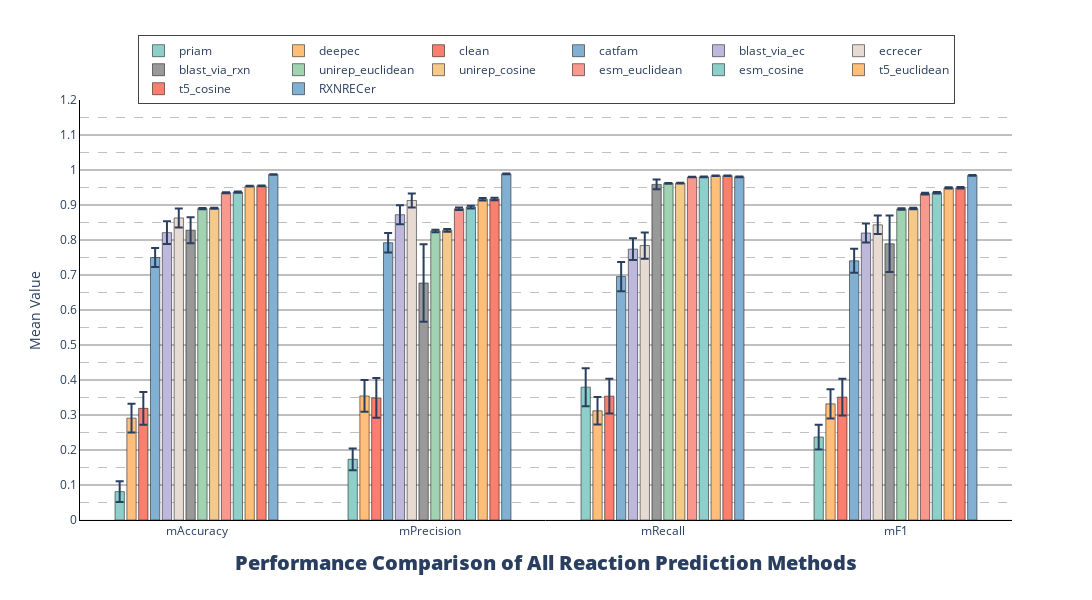

Notebook source saved alongside this figure:
### Code cell
evTools.show_ec_methods_10_eva_fig(res_metrics_data=res_std_all)

### Figure 1 — Plotly figure (JSON) as saved in the notebook; plotly's stock layout.template omitted (floating-point values rounded to 4 significant figures)
{"data": [{"error_y": {"array": [0.02961, 0.03103, 0.05439, 0.03539], "type": "data", "visible": true}, "marker": {"color": "#8ECFC9", "line": {"color": "black", "width": 0.5}}, "name": "priam", "type": "bar", "width": 0.04, "x": ["mAccuracy", "mPrecision", "mRecall", "mF1"], "y": [0.081, 0.1735, 0.3795, 0.2371]}, {"error_y": {"array": [0.04122, 0.04539, 0.03925, 0.04184], "type": "data", "visible": true}, "marker": {"color": "#FFBE7A", "line": {"color": "black", "width": 0.5}}, "name": "deepec", "type": "bar", "width": 0.04, "x": ["mAccuracy", "mPrecision", "mRecall", "mF1"], "y": [0.291, 0.3544, 0.312, 0.3318]}, {"error_y": {"array": [0.04701, 0.05658, 0.04964, 0.0525], "type": "data", "visible": true}, "marker": {"color": "#FA7F6F", "line": {"color": "black", "width": 0.5}}, "name": "clean", "type": "bar", "width": 0.04, "x": ["mAccuracy", "mPrecision", "mRecall", "mF1"], "y": [0.319, 0.3489, 0.3538, 0.3511]}, {"error_y": {"array": [0.02708, 0.02773, 0.04182, 0.03439], "type": "data", "visible": true}, "marker": {"color": "#82B0D2", "line": {"color": "black", "width": 0.5}}, "name": "catfam", "type": "bar", "width": 0.04, "x": ["mAccuracy", "mPrecision", "mRecall", "mF1"], "y": [0.75, 0.7923, 0.6956, 0.7406]}, {"error_y": {"array": [0.03247, 0.02708, 0.03087, 0.02715], "type": "data", "visible": true}, "marker": {"color": "#BEB8DC", "line": {"color": "black", "width": 0.5}}, "name": "blast_via_ec", "type": "bar", "width": 0.04, "x": ["mAccuracy", "mPrecision", "mRecall", "mF1"], "y": [0.821, 0.8722, 0.7739, 0.82]}, {"error_y": {"array": [0.0271, 0.02, 0.0376, 0.02646], "type": "data", "visible": true}, "marker": {"color": "#E7DAD2", "line": {"color": "black", "width": 0.5}}, "name": "ecrecer", "type": "bar", "width": 0.04, "x": ["mAccuracy", "mPrecision", "mRecall", "mF1"], "y": [0.863, 0.9129, 0.7842, 0.8433]}, {"error_y": {"array": [0.03736, 0.1106, 0.01417, 0.08094], "type": "data", "visible": true}, "marker": {"color": "#999999", "line": {"color": "black", "width": 0.5}}, "name": "blast_via_rxn", "type": "bar", "width": 0.04, "x": ["mAccuracy", "mPrecision", "mRecall", "mF1"], "y": [0.828, 0.6771, 0.9589, 0.7892]}, {"error_y": {"array": [0.001506, 0.003642, 0.001047, 0.002087], "type": "data", "visible": true}, "marker": {"color": "#A1D3B2", "line": {"color": "black", "width": 0.5}}, "name": "unirep_euclidean", "type": "bar", "width": 0.04, "x": ["mAccuracy", "mPrecision", "mRecall", "mF1"], "y": [0.8897, 0.826, 0.9618, 0.8887]}, {"error_y": {"array": [0.00159, 0.00386, 0.00104, 0.002254], "type": "data", "visible": true}, "marker": {"color": "#F5C98A", "line": {"color": "black", "width": 0.5}}, "name": "unirep_cosine", "type": "bar", "width": 0.04, "x": ["mAccuracy", "mPrecision", "mRecall", "mF1"], "y": [0.8908, 0.8276, 0.9622, 0.8898]}, {"error_y": {"array": [0.001567, 0.003587, 0.0009123, 0.002193], "type": "data", "visible": true}, "marker": {"color": "#F9988C", "line": {"color": "black", "width": 0.5}}, "name": "esm_euclidean", "type": "bar", "width": 0.04, "x": ["mAccuracy", "mPrecision", "mRecall", "mF1"], "y": [0.9351, 0.8894, 0.9799, 0.9325]}, {"error_y": {"array": [0.001635, 0.003874, 0.0008782, 0.002274], "type": "data", "visible": true}, "marker": {"color": "#8ECFC9", "line": {"color": "black", "width": 0.5}}, "name": "esm_cosine", "type": "bar", "width": 0.04, "x": ["mAccuracy", "mPrecision", "mRecall", "mF1"], "y": [0.9369, 0.8941, 0.9803, 0.9352]}, {"error_y": {"array": [0.0009762, 0.003473, 0.0004789, 0.001863], "type": "data", "visible": true}, "marker": {"color": "#FFBE7A", "line": {"color": "black", "width": 0.5}}, "name": "t5_euclidean", "type": "bar", "width": 0.04, "x": ["mAccuracy", "mPrecision", "mRecall", "mF1"], "y": [0.9541, 0.9165, 0.9836, 0.9488]}, {"error_y": {"array": [0.001037, 0.003636, 0.0004815, 0.00197], "type": "data", "visible": true}, "marker": {"color": "#FA7F6F", "line": {"color": "black", "width": 0.5}}, "name": "t5_cosine", "type": "bar", "width": 0.04, "x": ["mAccuracy", "mPrecision", "mRecall", "mF1"], "y": [0.9546, 0.9173, 0.9836, 0.9493]}, {"error_y": {"array": [0.0005756, 0.0008772, 0.001319, 0.0009571], "type": "data", "visible": true}, "marker": {"color": "#82B0D2", "line": {"color": "black", "width": 0.5}}, "name": "RXNRECer", "type": "bar", "width": 0.04, "x": ["mAccuracy", "mPrecision", "mRecall", "mF1"], "y": [0.9873, 0.989, 0.9804, 0.9847]}], "layout": {"bargap": 0.29, "barmode": "group", "height": 600, "legend": {"borderwidth": 1, "orientation": "h", "tracegroupgap": 2, "x": 0.5, "xanchor": "center", "y": 0.99, "yanchor": "bottom"}, "title": {"font": {"size": 20, "weight": 1000}, "text": "Performance Comparison of All Reaction Prediction Methods", "x": 0.5, "xanchor": "center", "y": 0.05}, "width": 1600, "xaxis": {"linecolor": "#000000", "linewidth": 1, "showline": true}, "yaxis": {"dtick": 0.1, "gridcolor": "gray", "gridwidth": 1, "linecolor": "black", "linewidth": 1, "minor": {"dtick": 0.05, "gridcolor": "gray", "griddash": "dash", "gridwidth": 0.5, "showgrid": true}, "range": [0, 1.2], "showgrid": true, "showline": true, "title": {"text": "Mean Value"}}}}
